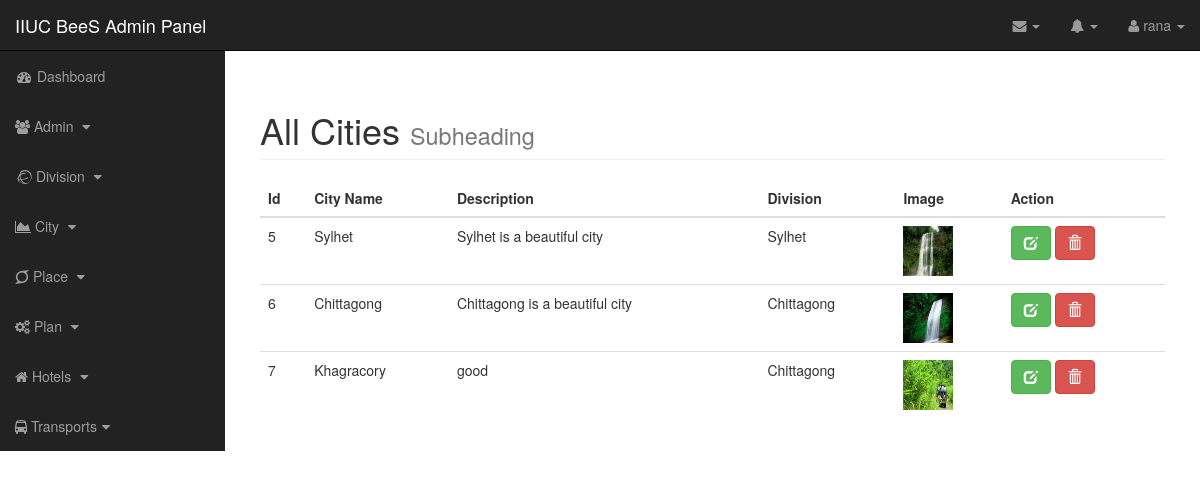
Page /admin/cities.php (signed in) on the committed database.
### tables this page shows
CREATE TABLE `tbl_city` (
  `id` int(11) NOT NULL,
  `city_name` varchar(255) NOT NULL,
  `city_description` text NOT NULL,
  `div_id` int(11) NOT NULL,
  `city_image` varchar(255) NOT NULL
);

CREATE TABLE `tbl_division` (
  `id` int(11) NOT NULL,
  `div_name` varchar(255) NOT NULL,
  `div_description` text NOT NULL,
  `div_image` varchar(255) NOT NULL
);

### includes/db_object.php (called while the page is built, shortened)
<?php
class DB_object
{
    public static function find_by_id($id)
    {
        $query = "SELECT * FROM " . static::$db_table . " WHERE id = $id";
        $the_result_array = static::find_by_query($query);
        return !empty($the_result_array) ? array_shift($the_result_array) : false;
    }
    public static function find_by_query($sql)
    {
        global $database;
        $result_set = $database->query($sql);
        $the_object_array = array();
        while ($row = mysqli_fetch_assoc($result_set)) {
            $the_object_array[] = static::instantiation($row);
        }
        return $the_object_array;
    }
    public static function instantiation($the_record)
    {
        $the_object = new $calling_class;
        foreach ($the_record as $the_attribute => $value) {
            if ($the_object->has_the_attribute($the_attribute)) {
                $the_object->$the_attribute = $value;
            }
        }
        return $the_object;
    }
    private function has_the_attribute($the_attribute)
    {
        $object_properties = get_object_vars($this);
        return array_key_exists($the_attribute, $object_properties);
    }
}
?>

### includes/database.php (called while the page is built, shortened)
<?php
class Database
{
    public $connection;
    public function open_db_connection()
    {
        $this->connection = mysqli_connect(DB_HOST, DB_USER, DB_PASS, DB_NAME);
    }
    public function query($sql)
    {
        $result = mysqli_query($this->connection, $sql);
        return $result;
    }
}
$database = new Database();
?>

### includes/city.php (called while the page is built, shortened)
<?php require_once ("db_object.php");?>
<?php
class City extends DB_object
{
    public static function all_cities()
    {
        global $database;
        $query = "SELECT tbl_city.id, city_name, city_description, div_name, city_image FROM tbl_city";
        $query .= " INNER JOIN tbl_division ";
        $query .= "ON tbl_city.div_id = tbl_division.id ORDER BY tbl_city.id";
        return $database->query($query);
    }
}
?>

### admin/includes/view_all_cities.php (the view, shortened to what this page needs)
<?php
$cities = City::all_cities();
?>
<div id="page-wrapper">
    <div class="container-fluid">
        <div class="row">
            <div class="col-lg-12">
                <h1 class="page-header">
                    All Cities
                    <small>Subheading</small>
                </h1>
                <table class="table table-hover">
                    <thead>
                    <tr>
                        <th>Id</th>
                        <th>City Name</th>
                        <th>Description</th>
                        <th>Division</th>
                        <th>Image</th>
                        <th>Action</th>
                    </tr>
                    </thead>
                    <tbody>
                    <?php while ($row = mysqli_fetch_assoc($cities)) { ?>
                        <tr>
                            <td><?php echo $row['id']; ?></td>
                            <td><?php echo $row['city_name']; ?></td>
                            <td><?php echo $row['city_description']; ?></td>
                            <td><?php echo $row['div_name']; ?></td>
                            <td><img src="../images/cities/<?php echo $row['city_image']; ?>" alt="" width="50px"
                                     height="50px">
                            </td>
                            <td>
                                <a href="cities.php?source=edit_city&city_id=<?php echo $row['id']; ?>"
                                   class="btn btn-success" title="Edit">
                                    <span class="glyphicon glyphicon-edit"></span>
                                </a>
                                <a href="" class="btn btn-danger" title="Delete">
                                    <span class="glyphicon glyphicon-trash"></span>
                                </a>
                            </td>
                        </tr>
                    <?php }; ?>
                    </tbody>
                </table>
            </div>
        </div>
    </div>
</div>
</div>

### admin/includes/top_nav.php (shortened to what this page needs)
<nav class="navbar navbar-inverse navbar-fixed-top" role="navigation">
    <div class="navbar-header">
        <a class="navbar-brand" href="index.php">IIUC BeeS Admin Panel</a>
    </div>
    <ul class="nav navbar-right top-nav">
        <li class="dropdown">
            <a href="#" class="dropdown-toggle" data-toggle="dropdown"><i class="fa fa-envelope"></i> <b
                        class="caret"></b></a>
        </li>
        <li class="dropdown">
            <a href="#" class="dropdown-toggle" data-toggle="dropdown"><i class="fa fa-bell"></i> <b
                        class="caret"></b></a>
        </li>
        <?php
        $id = $_SESSION["admin_id"];
        $user = Adminpro::find_by_id($id);
        $name= $user->admin_name;
        ?>
        <li class="dropdown">
            <a href="#" class="dropdown-toggle" data-toggle="dropdown"><i class="fa fa-user"></i> <?php echo $name; ?> <b
                        class="caret"></b></a>
        </li>
    </ul>

### admin/css/sb-admin.css (style rules this page uses)
body { margin-top: 100px; background-color: #222; }
@media (min-width:768px) { body { margin-top: 50px; } }
#page-wrapper { width: 100%; padding: 0; background-color: #fff; }
@media (min-width:768px) { #page-wrapper { padding: 10px; } }
.top-nav { padding: 0 15px; }
.top-nav>li { display: inline-block; float: left; }
.top-nav>li>a { padding-top: 15px; padding-bottom: 15px; line-height: 20px; color: #999; }

### rows in the picture
tbl_city: id "5", city_name "Sylhet", city_description "Sylhet is a beautiful city", div.div_name "Sylhet", city_image (picture)
tbl_city: id "6", city_name "Chittagong", city_description "Chittagong is a beautiful city", div.div_name "Chittagong", city_image (picture)
tbl_city: id "7", city_name "Khagracory", city_description "good", div.div_name "Chittagong", city_image (picture)

### other values in the picture
$name "rana"
